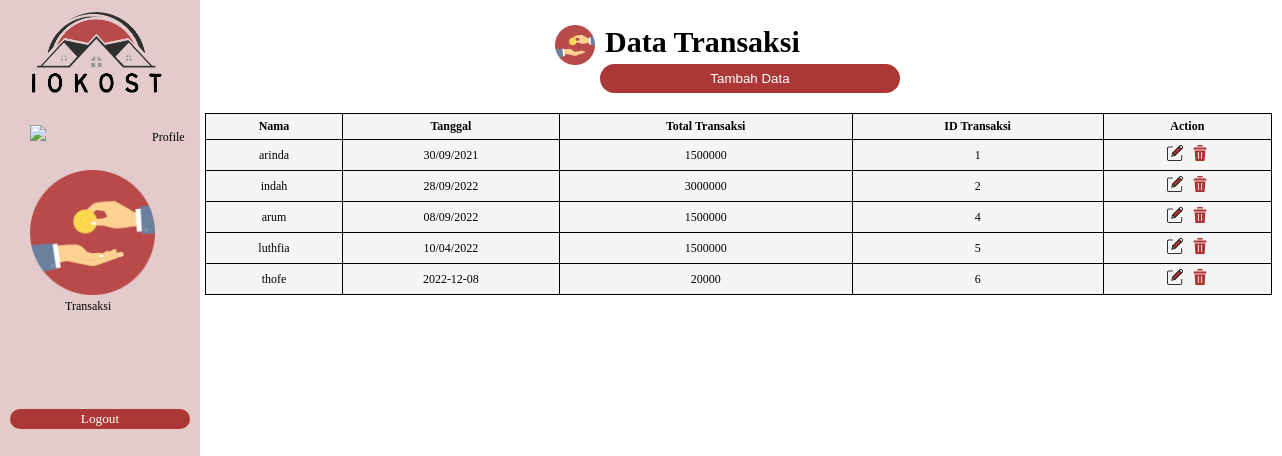
The app's page /pages/transaction.php with its own data.
### tables this page shows
CREATE TABLE `transaksi` (
  `nama` varchar(30) NOT NULL,
  `tanggal` varchar(10) NOT NULL,
  `total` int(30) NOT NULL,
  `id` int(5) NOT NULL
);

### pages/transaction.php (the view, shortened to what this page needs)
<?php
include "connection.php";
?>
<!DOCTYPE html>
<html>
<head>
	<link rel="stylesheet" href="profile.css" />
</head>
<body>
	<div class="sidebar">
		<a href="homepage.php">
			<img src="homepage img.png" style="width: 150px; padding-left: 22px; padding-top: 10px;">
		</a>
      	<ul class="nav">
	        <li>
	        	<a href="profile.php">
	        		<img src="boy.png">
	        		<span style="padding-left: 73px;">Profile</span>
	        	</a>
	        </li>
	        <li>
	        	<a href="transaction.php">
	        		<img src="transaction.png">
	        		<span style="padding-left: 65px;">Transaksi</span>
	        	</a>
	        </li>
	        <li>
	        	<a href="index.php">
	        		<button>Logout</button>
	        	</a>
	        </li>
      	</ul>
    </div>
    <div class="main">
    	<img src="transaction.png" style="width: 40px; float: left; padding-left: 350px; padding-top: 20px;">
    	<header>Data Transaksi</header>
    	<a href="create_transaction.php">
	    	<button>Tambah Data</button>
    	</a>
    	<table>
    		<tr style="font-weight: bold;">
    			<td>Nama</td>
				<td>Tanggal</td>
				<td>Total Transaksi</td>
				<td>ID Transaksi</td>
				<td>Action</td>
    		</tr>
	    	<?php
	    	$sql = "SELECT * FROM transaksi";
			$result = mysqli_query($conn, $sql);
			if ($result->num_rows > 0) {
				while ($row = $result->fetch_assoc()) {
			?>
					<tr>
						<td><?php echo $row['nama']; ?></td>
						<td><?php echo $row['tanggal']; ?></td>
						<td><?php echo $row['total']; ?></td>
						<td><?php echo $row['id']; ?></td>
						<td>
							<a href="update_transaction.php?id=<?php echo $row['id']; ?>">
								<img src="edit.png">
							</a>
							<a href="delete_transaction.php?id=<?php echo $row['id']; ?>">
								<img src="delete.png">
							</a>
						</td>
					</tr>
			<?php }
			}
			?>
    	</table>
    </div>
</body>
</html>

### assets/css/profile.css (style rules this page uses)
* { margin: 0; padding: 0; text-decoration: none; }
body { font-size: 12px; font-family: poppins; }
.sidebar { position: fixed; background: #E4CBCB; width: 200px; height: 100%; top: 0; left: 0; z-index: 1; }
.sidebar ul li { margin: 25px 0; }
.sidebar ul li a { color: #000000; }
.sidebar ul li a img { width: 125px; height: auto; padding: 0 30px; }
.sidebar ul li a button { width: 180px; border-color: transparent; background-color: #AC3737; margin-left: 10px; margin-top: 70px; border-radius: 15px; color: white; font-family: poppins; cursor: pointer; }
.main { margin-left: 200px; padding: 5px; font-family: poppins; }
table { border: 1px solid black; background-color: #F5F5F5; padding: 5px; text-align: center; border-collapse: collapse; width: 1067px; }
td { border: 1px solid black; border-collapse: collapse; padding: 5px; }
.main button { width: 300px; background-color: #AC3737; border-radius: 15px; border-color: transparent; color: white; cursor: pointer; padding: 5px; margin: 5px; margin-bottom: 20px; }
.main header { font-size: 30px; margin-left: 400px; font-weight: bold; margin-top: 20px; }

### records on screen
transaksi: nama "arinda", tanggal "30/09/2021", total "1500000", id "1"
transaksi: nama "indah", tanggal "28/09/2022", total "3000000", id "2"
transaksi: nama "arum", tanggal "08/09/2022", total "1500000", id "4"
transaksi: nama "luthfia", tanggal "10/04/2022", total "1500000", id "5"
transaksi: nama "thofe", tanggal "2022-12-08", total "20000", id "6"
